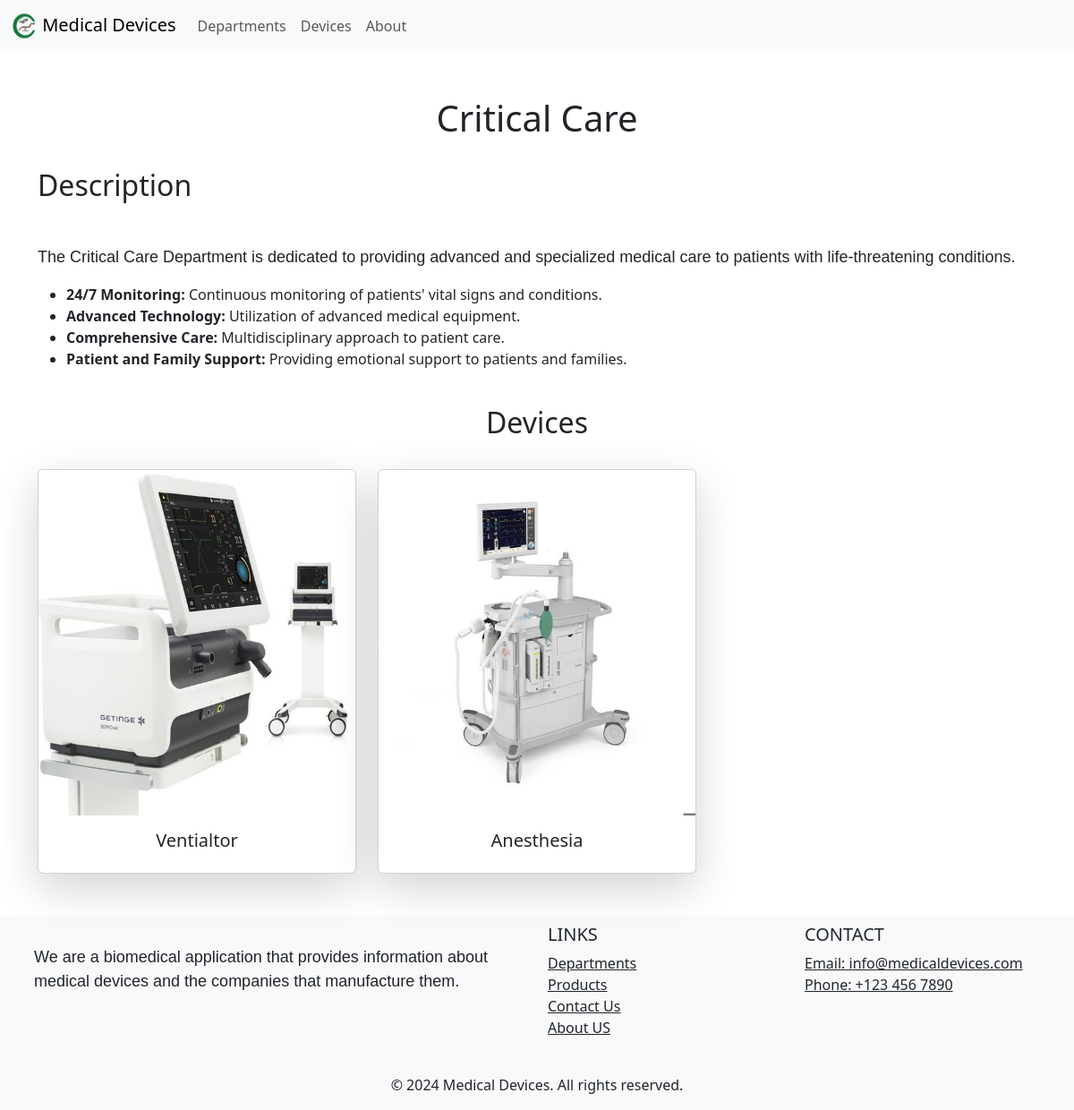
Screenshot of /show_department/1 with the database file from the repository.
### app.py (models this page shows, shortened)
class Department(db.Model):
	id = db.Column(db.Integer, primary_key=True)
	department_name = db.Column(db.String(100), nullable=False)
	description = db.Column(db.Text, nullable=False)  # New field for department description
	devices = db.relationship('Device', backref='department', lazy=True)

class Device(db.Model):
	id = db.Column(db.Integer, primary_key=True)
	device_name = db.Column(db.String(100), nullable=False)
	description = db.Column(db.Text, nullable=False)  # New field for device description
	department_id = db.Column(db.Integer, db.ForeignKey('department.id'))
	models = db.relationship('Model', backref='device', lazy=True)

class Model(db.Model):
	id = db.Column(db.Integer, primary_key=True)
	model_name = db.Column(db.String(100), nullable=False)
	description = db.Column(db.Text, nullable=False)  # New field for model description
	image_filename = db.Column(db.String(100), nullable=False, default='logo2.png')
	device_id = db.Column(db.Integer, db.ForeignKey('device.id'))

### app.py (the view)
@app.route('/show_department/<int:id>')
def show_department(id):
	department_to_show = Department.query.get_or_404(id)
	if department_to_show:
		department_to_show.description = markdown.markdown(department_to_show.description)
	image_filename = 'logo2.png'
	return render_template("show_department.html", department_to_show=department_to_show, image_filename=image_filename)

### Templates/show_department.html (shortened to what this page needs)
{% extends "layout.html" %}
{% block content %}
<div class="container mt-5">
	<h1 class="text-center">{{ department_to_show.department_name }}</h1>
	<br>
	<h2>Description</h2>
	<br>
	<p style="font-size=12px;"> {{ department_to_show.description | safe }}</p>
	<br>
	<h2 class="text-center">Devices</h2>
	{% if department_to_show.devices %}
	<div class="row">
		{% for device in department_to_show.devices %}
			{% if device.models %}
				{% set  image_filename = device.models[0].image_filename %}
			{% endif %}
		<div class="col-md-4">
			<a href="{{ url_for('show_device', id = device.id)}}" class="text-decoration-none">
				<div class="card mt-4 shadow-lg mycard-hover">
					<img src="{{url_for('static', filename='images/' + image_filename)}}" class="card-img-top" alt="Image Title">
					<div class="card-body">
						<h5 class="card-title text-center">{{ device.device_name }}</h5>
					</div>
				</div>
			</a>
		</div>
		{% endfor %}
	</div>
	{% else%}
	<br>
	<h2 class="text center">There is no Devices to show!</h2>
	{% endif %}
</div>
{% endblock content %}

### static/css/styles.css (style rules this page uses)
p { font-size: 18px; font-family: 'Arial', sans-serif; }
.mycard-hover { width: 100%; }
.mycard-hover { width: 100%; transition: transform 0.25s ease, opacity 0.25s ease; }

### rows the page displays
Department: department_name "Critical Care", description "The Critical Care Department is dedicated to providing advanced and specialized medical care to patients with life-threatening conditions. 24/7 Monitoring: Continuous monitoring of patients' vital signs and conditions. Advanced Technology: Utilization of advanced medical equipment. Comprehensive Care: Multidisciplinary approach to patient care. Patient and Family Support: Providing emotional support to patients and families."
Device: image_filename (picture), device_name "Ventialtor"
Device: image_filename (picture), device_name "Anesthesia"
